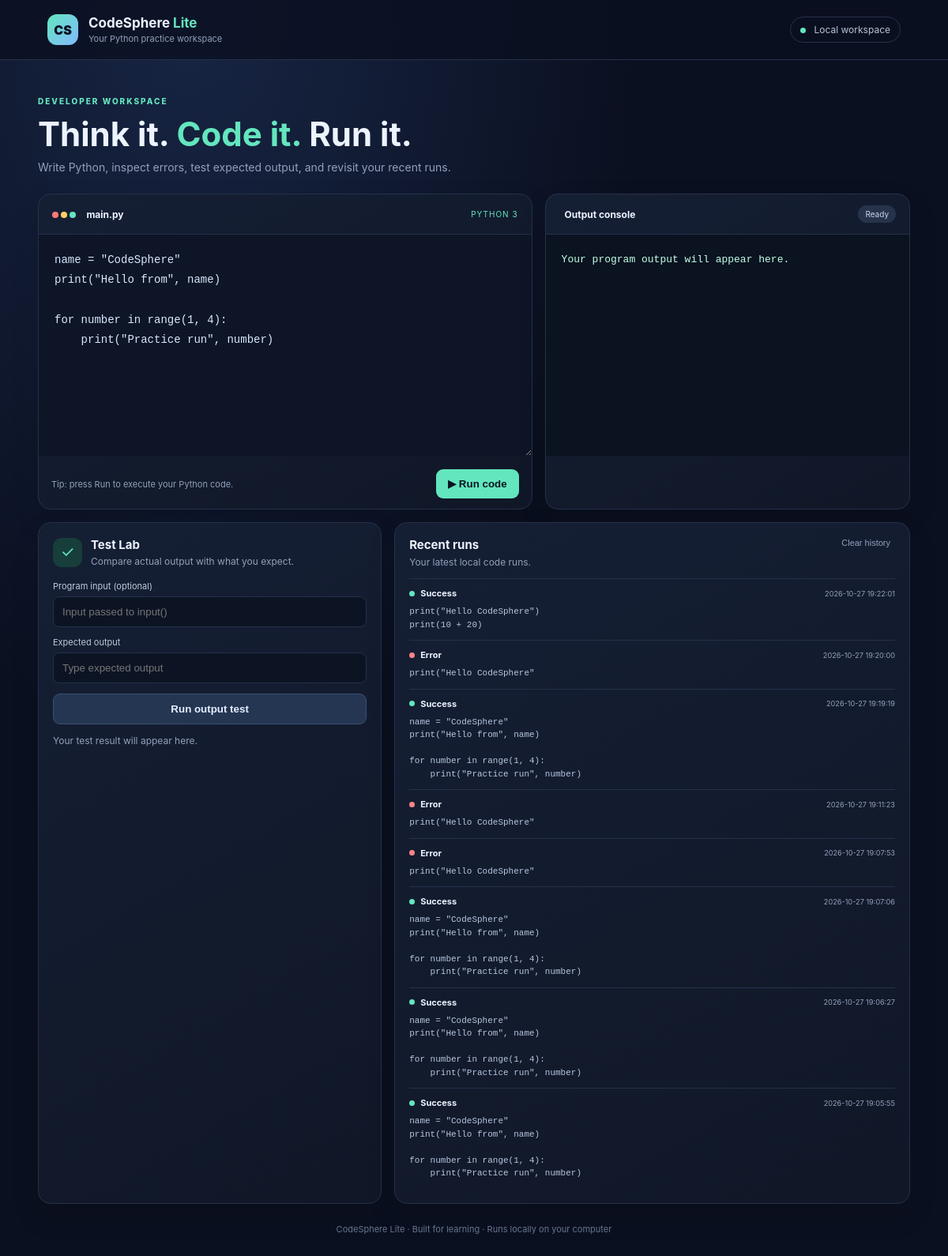
The page / on the database its author committed.
### tables this page shows
CREATE TABLE run_history (
                id INTEGER PRIMARY KEY AUTOINCREMENT,
                created_at TEXT NOT NULL,
                code TEXT NOT NULL,
                result TEXT NOT NULL,
                status TEXT NOT NULL
            );

### app.py (the view)
@app.route("/")
def index():
    with sqlite3.connect(DB_PATH) as conn:
        rows = conn.execute(
            "SELECT id, created_at, code, result, status FROM run_history ORDER BY id DESC LIMIT 8"
        ).fetchall()
    history = [
        {"id": r[0], "created_at": r[1], "code": r[2], "result": r[3], "status": r[4]}
        for r in rows
    ]
    return render_template("index.html", history=history)

### templates/index.html (shortened to what this page needs)
<!doctype html>
<html lang="en">
<head>
  <link rel="stylesheet" href="{{ url_for('static', filename='style.css') }}">
</head>
<body>
  <header class="topbar">
    <div class="brand-mark">CS</div>
    <div class="brand-text"><strong>CodeSphere <span>Lite</span></strong><small>Your Python practice workspace</small></div>
    <div class="local-pill"><i></i> Local workspace</div>
  </header>
  <main class="layout">
    <section class="welcome">
      <p class="eyebrow">DEVELOPER WORKSPACE</p>
      <h1>Think it. <span>Code it.</span> Run it.</h1>
      <p class="subhead">Write Python, inspect errors, test expected output, and revisit your recent runs.</p>
    </section>
    <section class="workspace">
      <div class="panel editor-panel">
        <div class="panel-head">
          <div><span class="dot"></span><span class="dot yellow"></span><span class="dot green"></span> <b>main.py</b></div>
          <span class="language-tag">PYTHON 3</span>
        </div>
        <textarea id="code" spellcheck="false" aria-label="Python code">name = "CodeSphere"
print("Hello from", name)
for number in range(1, 4):
    print("Practice run", number)</textarea>
        <div class="editor-footer">
          <span>Tip: press Run to execute your Python code.</span>
          <button id="runBtn" class="primary-btn">▶ Run code</button>
        </div>
      </div>
      <div class="panel output-panel">
        <div class="panel-head"><b>Output console</b><span id="status" class="status">Ready</span></div>
        <pre id="output" class="output">Your program output will appear here.</pre>
      </div>
    </section>
    <section class="tools-grid">
      <div class="panel tool-panel">
        <div class="tool-title"><span class="tool-icon">✓</span><div><h2>Test Lab</h2><p>Compare actual output with what you expect.</p></div></div>
        <label for="testInput">Program input (optional)</label>
        <input id="testInput" placeholder="Input passed to input()">
        <label for="expected">Expected output</label>
        <input id="expected" placeholder="Type expected output">
        <button id="testBtn" class="secondary-btn">Run output test</button>
        <p id="testResult" class="test-result">Your test result will appear here.</p>
      </div>
      <div class="panel tool-panel history-panel">
        <div class="history-heading"><div><h2>Recent runs</h2><p>Your latest local code runs.</p></div><button id="clearBtn" class="text-btn">Clear history</button></div>
        {% if history %}
          <div id="historyList" class="history-list">
          {% for item in history %}
            <div class="history-item">
              <div><span class="history-status {{ 'success' if item.status == 'Success' else 'failure' }}"></span><b>{{ item.status }}</b><small>{{ item.created_at }}</small></div>
              <pre>{{ item.code[:110] }}{% if item.code|length > 110 %}…{% endif %}</pre>
            </div>
          {% endfor %}
          </div>
        {% else %}
          <div id="historyList" class="empty-state">No runs yet. Run your first Python program!</div>
        {% endif %}
      </div>
    </section>
    <footer>CodeSphere Lite · Built for learning · Runs locally on your computer</footer>
  </main>
</body>
</html>

### rows shown on the page
run_history: status "Success", created_at "2026-10-27 19:22:01", code "print(\"Hello CodeSphere\") print(10 + 20)"
run_history: status "Error", created_at "2026-10-27 19:20:00", code "print(\"Hello CodeSphere\""
run_history: status "Success", created_at "2026-10-27 19:19:19", code "name = \"CodeSphere\" print(\"Hello from\", name) for number in range(1, 4): print(\"Practice run\", number)"
run_history: status "Error", created_at "2026-10-27 19:11:23", code "print(\"Hello CodeSphere\""
run_history: status "Error", created_at "2026-10-27 19:07:53", code "print(\"Hello CodeSphere\""
run_history: status "Success", created_at "2026-10-27 19:07:06", code "name = \"CodeSphere\" print(\"Hello from\", name) for number in range(1, 4): print(\"Practice run\", number)"
run_history: status "Success", created_at "2026-10-27 19:06:27", code "name = \"CodeSphere\" print(\"Hello from\", name) for number in range(1, 4): print(\"Practice run\", number)"
run_history: status "Success", created_at "2026-10-27 19:05:55", code "name = \"CodeSphere\" print(\"Hello from\", name) for number in range(1, 4): print(\"Practice run\", number)"
